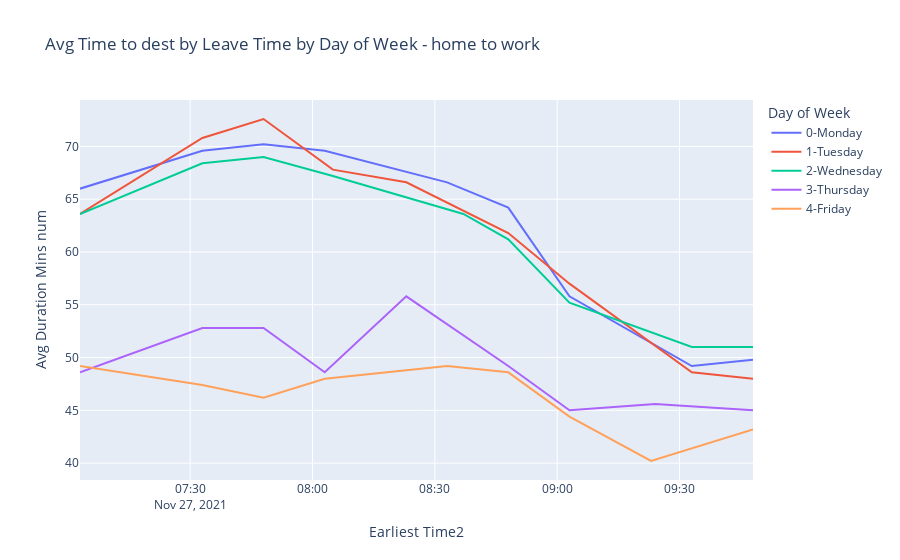

The notebook cell this image was saved under:
### Code cell
px.line(time_gb2, 'Earliest Time2', 'Avg Duration Mins num'
       , color='Day of Week'
       , title = "Avg Time to dest by Leave Time by Day of Week - " + routename)

### Figure 1 — Plotly figure (JSON) as saved in the notebook; plotly's stock layout.template omitted (floating-point values rounded to 4 significant figures)
{"data": [{"hovertemplate": "Day of Week=0-Monday<br>Earliest Time2=%{x}<br>Avg Duration Mins num=%{y}<extra></extra>", "legendgroup": "0-Monday", "line": {"color": "#636efa", "dash": "solid"}, "mode": "lines", "name": "0-Monday", "orientation": "v", "showlegend": true, "type": "scatter", "x": ["2021-11-27T07:03:00", "2021-11-27T07:33:00", "2021-11-27T07:48:00", "2021-11-27T08:03:00", "2021-11-27T08:33:00", "2021-11-27T08:48:00", "2021-11-27T09:03:00", "2021-11-27T09:33:00", "2021-11-27T09:48:00"], "xaxis": "x", "y": [66, 69.6, 70.2, 69.6, 66.6, 64.2, 55.8, 49.2, 49.8], "yaxis": "y"}, {"hovertemplate": "Day of Week=1-Tuesday<br>Earliest Time2=%{x}<br>Avg Duration Mins num=%{y}<extra></extra>", "legendgroup": "1-Tuesday", "line": {"color": "#EF553B", "dash": "solid"}, "mode": "lines", "name": "1-Tuesday", "orientation": "v", "showlegend": true, "type": "scatter", "x": ["2021-11-27T07:03:00", "2021-11-27T07:33:00", "2021-11-27T07:48:00", "2021-11-27T08:05:00", "2021-11-27T08:23:00", "2021-11-27T08:48:00", "2021-11-27T09:03:00", "2021-11-27T09:33:00", "2021-11-27T09:48:00"], "xaxis": "x", "y": [63.6, 70.8, 72.6, 67.8, 66.6, 61.8, 57, 48.6, 48], "yaxis": "y"}, {"hovertemplate": "Day of Week=2-Wednesday<br>Earliest Time2=%{x}<br>Avg Duration Mins num=%{y}<extra></extra>", "legendgroup": "2-Wednesday", "line": {"color": "#00cc96", "dash": "solid"}, "mode": "lines", "name": "2-Wednesday", "orientation": "v", "showlegend": true, "type": "scatter", "x": ["2021-11-27T07:03:00", "2021-11-27T07:33:00", "2021-11-27T07:48:00", "2021-11-27T08:05:00", "2021-11-27T08:37:00", "2021-11-27T08:48:00", "2021-11-27T09:03:00", "2021-11-27T09:33:00", "2021-11-27T09:48:00"], "xaxis": "x", "y": [63.6, 68.4, 69, 67.2, 63.6, 61.2, 55.2, 51, 51], "yaxis": "y"}, {"hovertemplate": "Day of Week=3-Thursday<br>Earliest Time2=%{x}<br>Avg Duration Mins num=%{y}<extra></extra>", "legendgroup": "3-Thursday", "line": {"color": "#ab63fa", "dash": "solid"}, "mode": "lines", "name": "3-Thursday", "orientation": "v", "showlegend": true, "type": "scatter", "x": ["2021-11-27T07:03:00", "2021-11-27T07:33:00", "2021-11-27T07:48:00", "2021-11-27T08:03:00", "2021-11-27T08:23:00", "2021-11-27T08:48:00", "2021-11-27T09:03:00", "2021-11-27T09:24:00", "2021-11-27T09:48:00"], "xaxis": "x", "y": [48.6, 52.8, 52.8, 48.6, 55.8, 49.2, 45, 45.6, 45], "yaxis": "y"}, {"hovertemplate": "Day of Week=4-Friday<br>Earliest Time2=%{x}<br>Avg Duration Mins num=%{y}<extra></extra>", "legendgroup": "4-Friday", "line": {"color": "#FFA15A", "dash": "solid"}, "mode": "lines", "name": "4-Friday", "orientation": "v", "showlegend": true, "type": "scatter", "x": ["2021-11-27T07:03:00", "2021-11-27T07:33:00", "2021-11-27T07:48:00", "2021-11-27T08:03:00", "2021-11-27T08:33:00", "2021-11-27T08:48:00", "2021-11-27T09:03:00", "2021-11-27T09:23:00", "2021-11-27T09:48:00"], "xaxis": "x", "y": [49.2, 47.4, 46.2, 48, 49.2, 48.6, 44.4, 40.2, 43.2], "yaxis": "y"}], "layout": {"legend": {"title": {"text": "Day of Week"}, "tracegroupgap": 0}, "title": {"text": "Avg Time to dest by Leave Time by Day of Week - home to work"}, "xaxis": {"anchor": "y", "domain": [0, 1], "title": {"text": "Earliest Time2"}}, "yaxis": {"anchor": "x", "domain": [0, 1], "title": {"text": "Avg Duration Mins num"}}}}
